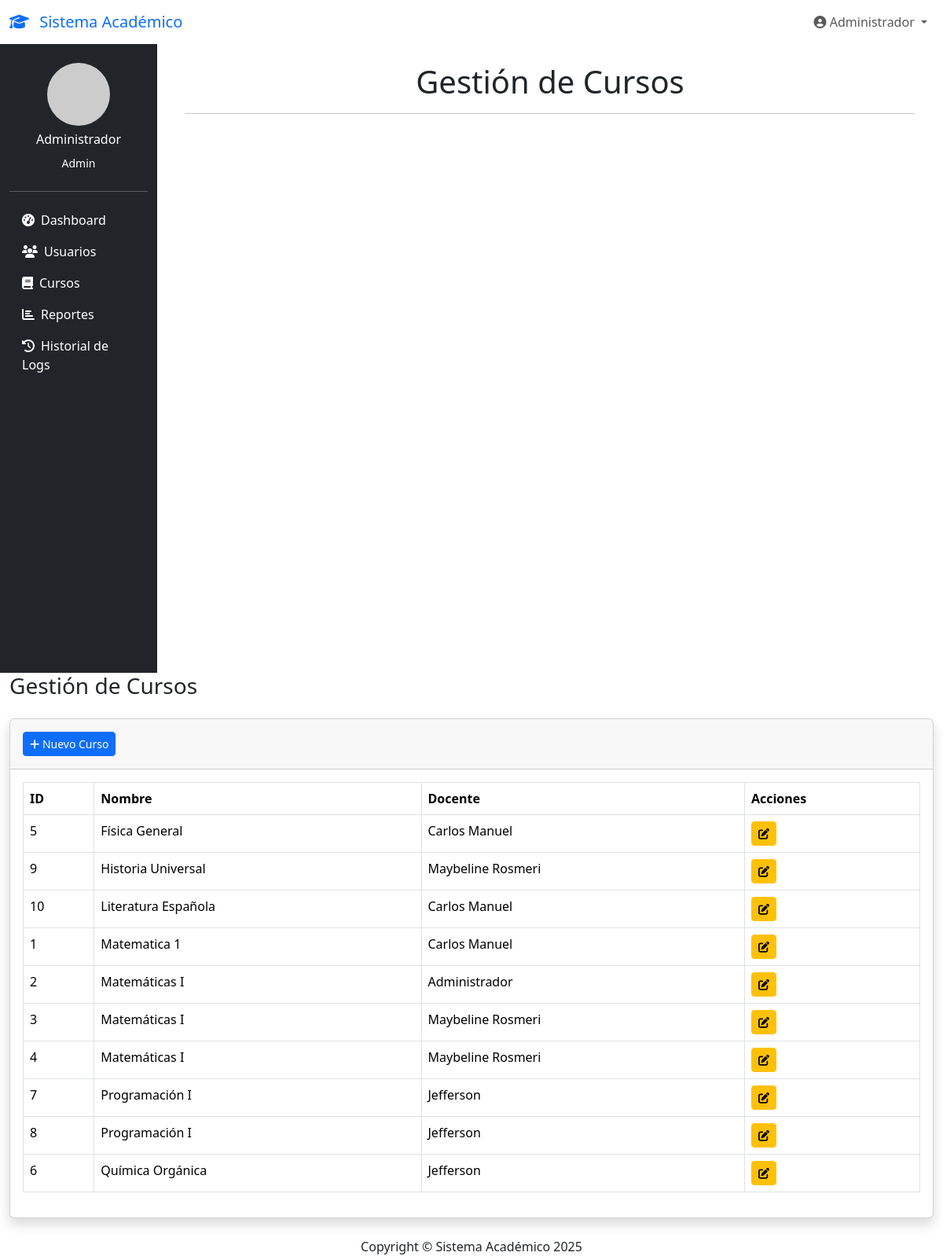
Before: /admin/cursos/index.php (signed in) with the older database file.
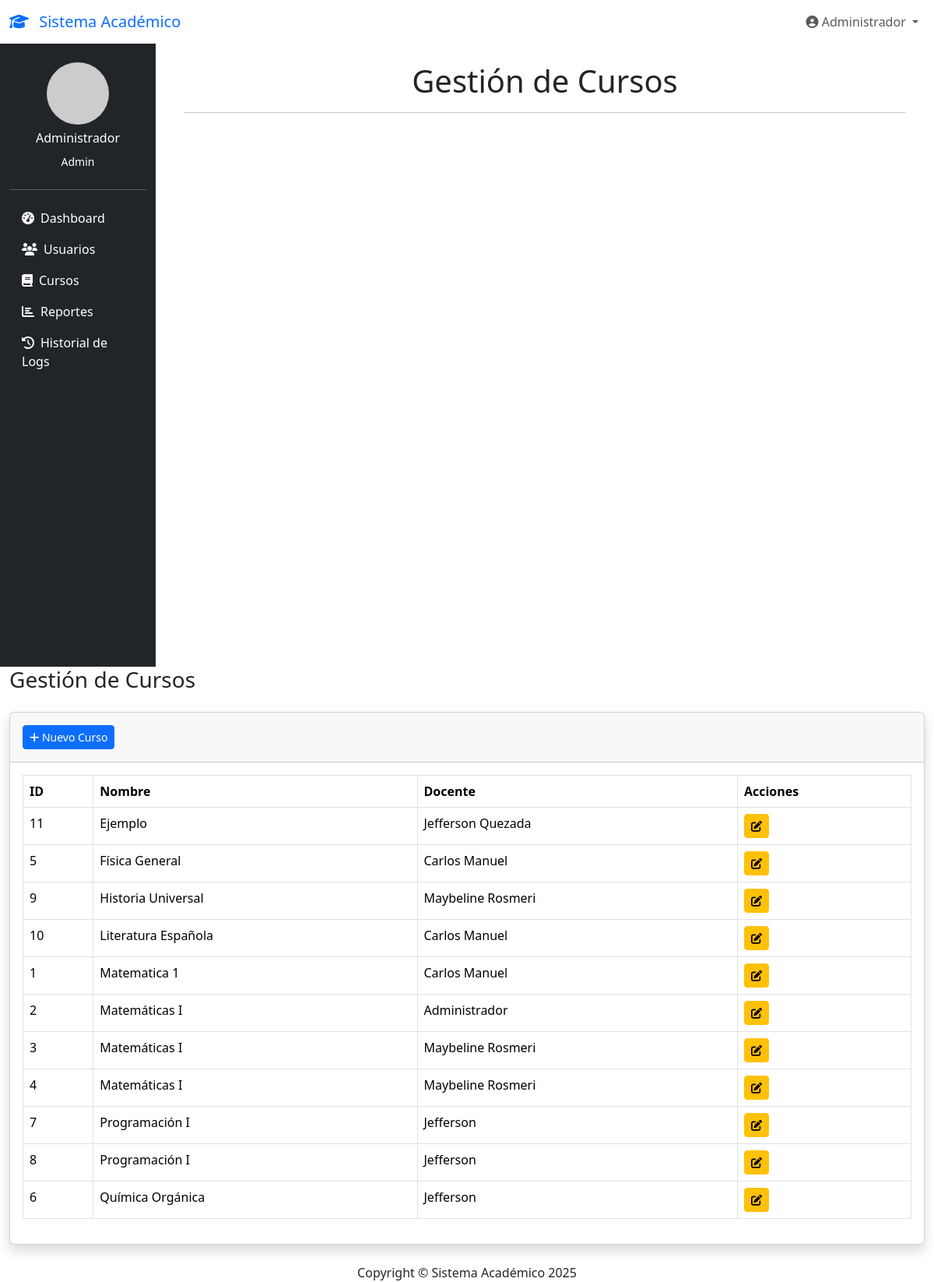
After: the same page with the newer database file.
### tables this page shows
CREATE TABLE `cursos` (
  `id_curso` int(11) NOT NULL AUTO_INCREMENT,
  `nombre_curso` varchar(100) NOT NULL,
  `descripcion` text DEFAULT NULL,
  `id_docente` int(11) NOT NULL,
  `contrasena` varchar(255) NOT NULL,
  `capacidad` int(11) NOT NULL DEFAULT 50,
  `grupo` enum('A','B') DEFAULT NULL,
  PRIMARY KEY (`id_curso`),
  KEY `id_docente` (`id_docente`),
  CONSTRAINT `cursos_ibfk_1` FOREIGN KEY (`id_docente`) REFERENCES `usuarios` (`id_usuario`) ON DELETE CASCADE
);

CREATE TABLE `usuarios` (
  `id_usuario` int(11) NOT NULL AUTO_INCREMENT,
  `nombre` varchar(100) NOT NULL,
  `correo` varchar(100) NOT NULL,
  `contrasena` varchar(255) NOT NULL,
  `rol` enum('docente','estudiante','admin') NOT NULL,
  `fecha_registro` timestamp NOT NULL DEFAULT current_timestamp(),
  `primer_login` tinyint(1) DEFAULT 0,
  `mfa_codigo` varchar(10) DEFAULT NULL,
  PRIMARY KEY (`id_usuario`),
  UNIQUE KEY `correo` (`correo`)
);

### includes/funciones.php (called while the page is built, shortened)
<?php
function url($path = '') {
    $path = trim($path, '/');
    if (empty($path)) {
        return rtrim(BASE_URL, '/');
    } else {
        return rtrim(BASE_URL, '/') . '/' . $path;
    }
}
?>

### admin/cursos/index.php (the view, shortened to what this page needs)
<?php
require_once __DIR__ . '/../../includes/auth.php';
require_once __DIR__ . '/../../includes/funciones.php';
try {
    $stmt = $pdo->prepare("SELECT c.*, u.nombre as docente
                          FROM cursos c
                          JOIN usuarios u ON c.id_docente = u.id_usuario
                          ORDER BY c.nombre_curso");
    $stmt->execute();
    $cursos = $stmt->fetchAll();
} catch (PDOException $e) {
    die("Error al obtener cursos: " . $e->getMessage());
}
$pageTitle = "Gestión de Cursos";
include __DIR__ . '/../../includes/header.php';
?>
<div class="container-fluid">
    <h1 class="h3 mb-4 text-gray-800">Gestión de Cursos</h1>
    <div class="card shadow mb-4">
        <div class="card-header py-3">
            <a href="<?php echo BASE_URL; ?>admin/cursos/crear.php" class="btn btn-primary btn-sm">
                <i class="fas fa-plus"></i> Nuevo Curso
            </a>
        </div>
        <div class="card-body">
            <div class="table-responsive">
                <table class="table table-bordered" id="dataTable" width="100%" cellspacing="0">
                    <thead>
                        <tr>
                            <th>ID</th>
                            <th>Nombre</th>
                            <th>Docente</th>
                            <th>Acciones</th>
                        </tr>
                    </thead>
                    <tbody>
                        <?php foreach ($cursos as $curso): ?>
                        <tr>
                            <td><?= $curso['id_curso'] ?></td>
                            <td><?= htmlspecialchars($curso['nombre_curso']) ?></td>
                            <td><?= htmlspecialchars($curso['docente']) ?></td>
                            <td>
                                <a href="<?php echo BASE_URL; ?>admin/cursos/editar.php?id=<?= $curso['id_curso'] ?>"
                                   class="btn btn-sm btn-warning">
                                    <i class="fas fa-edit"></i>
                                </a>
                            </td>
                        </tr>
                        <?php endforeach; ?>
                    </tbody>
                </table>
            </div>
        </div>
    </div>
</div>
<?php include __DIR__ . '/../../includes/footer.php'; ?>

### includes/header.php (shortened to what this page needs)
<?php
require_once __DIR__ . '/funciones.php';
?>
<!DOCTYPE html>
<html lang="es">
<head>
    <link href="https://cdn.jsdelivr.net/npm/bootstrap@5.3.3/dist/css/bootstrap.min.css" rel="stylesheet">
    <link rel="stylesheet" href="https://cdnjs.cloudflare.com/ajax/libs/font-awesome/6.4.0/css/all.min.css">
</head>
<body>
<nav class="navbar navbar-expand-lg navbar-light bg-white">
    <div class="container-fluid">
        <a class="navbar-brand text-primary" href="<?php echo url('index.php'); ?>">
            <i class="fas fa-graduation-cap me-2"></i> Sistema Académico
        </a>
        <div class="collapse navbar-collapse" id="navbarSupportedContent">
            <ul class="navbar-nav ms-auto mb-2 mb-lg-0">
                <?php if (isset($_SESSION['id_usuario'])): ?>
                <li class="nav-item dropdown">
                    <a class="nav-link dropdown-toggle" href="#" id="navbarDropdown" role="button" data-bs-toggle="dropdown">
                        <i class="fas fa-user-circle"></i> <?php echo htmlspecialchars($_SESSION['nombre']); ?>
                    </a>
                </li>
                <?php endif; ?>
            </ul>
        </div>
    </div>
</nav>
<div class="container-fluid">
    <div class="row">
        <?php if (isset($_SESSION['id_usuario'])): ?>
        <div class="col-lg-2 bg-dark text-white pt-4 min-vh-100">
            <div class="text-center mb-4">
                <img src="https://ui-avatars.com/api/?name=<?php echo urlencode($_SESSION['nombre']); ?>&background=random" class="rounded-circle mb-2" width="80">
                <h6><?php echo htmlspecialchars($_SESSION['nombre']); ?></h6>
                <small><?php echo ucfirst($_SESSION['rol']); ?></small>
            </div>
            <hr class="bg-light">
            <ul class="nav flex-column">
                <?php if ($_SESSION['rol'] == 'admin'): ?>
                <li class="nav-item">
                    <a class="nav-link text-white" href="<?php echo url('admin/index.php?accion=dashboard'); ?>"><i class="fas fa-tachometer-alt me-2"></i>Dashboard</a>
                </li>
                <li class="nav-item">
                    <a class="nav-link text-white" href="<?php echo url('admin/index.php?accion=usuarios'); ?>"><i class="fas fa-users me-2"></i>Usuarios</a>
                </li>
                <li class="nav-item">
                    <a class="nav-link text-white" href="<?php echo url('admin/index.php?accion=cursos'); ?>"><i class="fas fa-book me-2"></i>Cursos</a>
                </li>
                <li class="nav-item">
                    <a class="nav-link text-white" href="<?php echo url('admin/index.php?accion=reportes'); ?>"><i class="fas fa-chart-bar me-2"></i>Reportes</a>
                </li>
                <li class="nav-item">
                    <a class="nav-link text-white" href="<?php echo url('admin/index.php?accion=logs'); ?>"><i class="fas fa-history me-2"></i>Historial de Logs</a>
                </li>
                <?php endif; ?>
            </ul>
        </div>
        <?php endif; ?>
        <div class="<?php echo isset($_SESSION['id_usuario']) ? 'col-lg-10 p-4' : 'col-12'; ?>">
            <div class="container-fluid">
                <div class="row">
                    <div class="col-12">
                        <h1 class="text-center"><?php echo htmlspecialchars($pageTitle); ?></h1>
                        <hr>
                    </div>
                </div>
            </div>
        </div>
    </div>
</div>
</body>
</html>

### includes/footer.php (shortened to what this page needs)
    <footer class="sticky-footer bg-white mt-4">
        <div class="container my-auto">
            <div class="copyright text-center my-auto">
                <span>Copyright &copy; Sistema Académico <?php echo date('Y'); ?></span>
            </div>
        </div>
    </footer>
</body>
</html>

Changed rows visible on the page:
added cursos: id_curso "11", nombre_curso "Ejemplo", id_docente.nombre "Jefferson Quezada"
